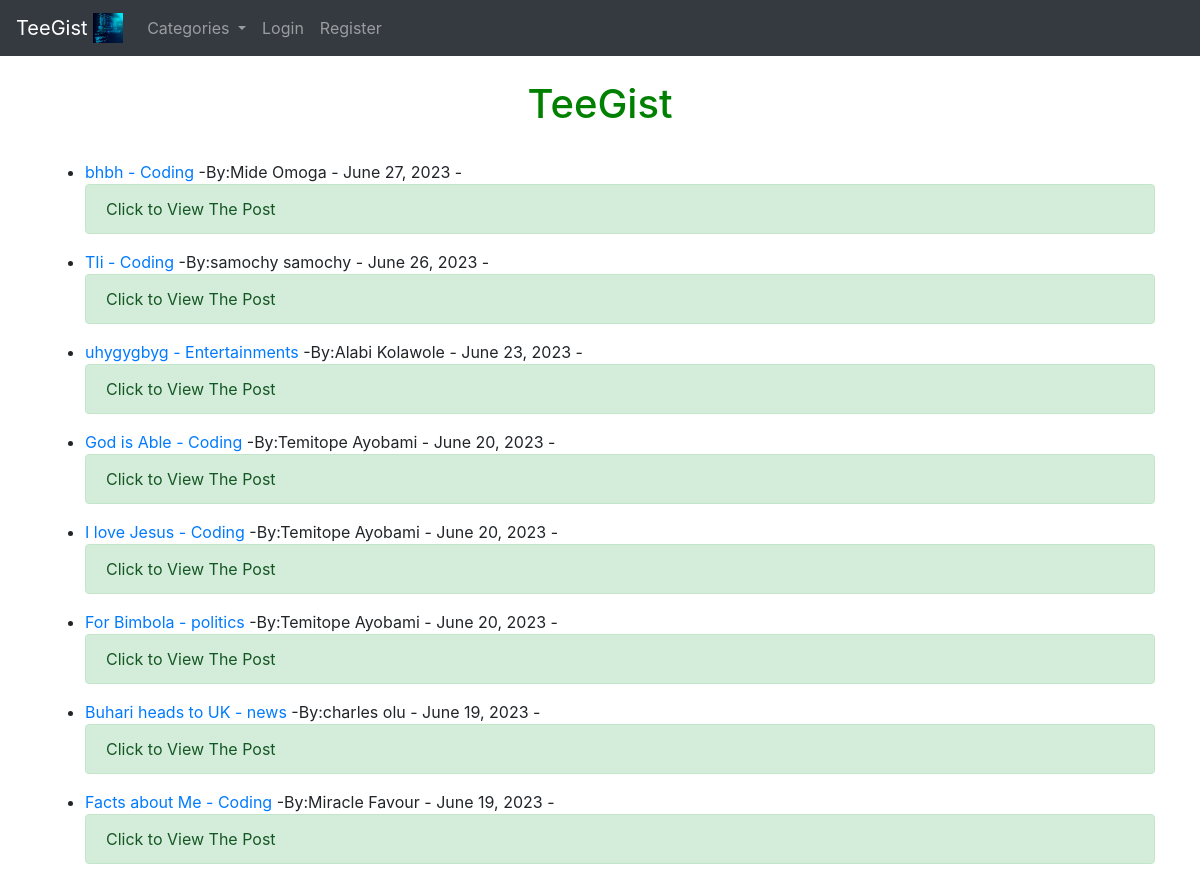
/ (upper part), run on an earlier commit of the app's database.
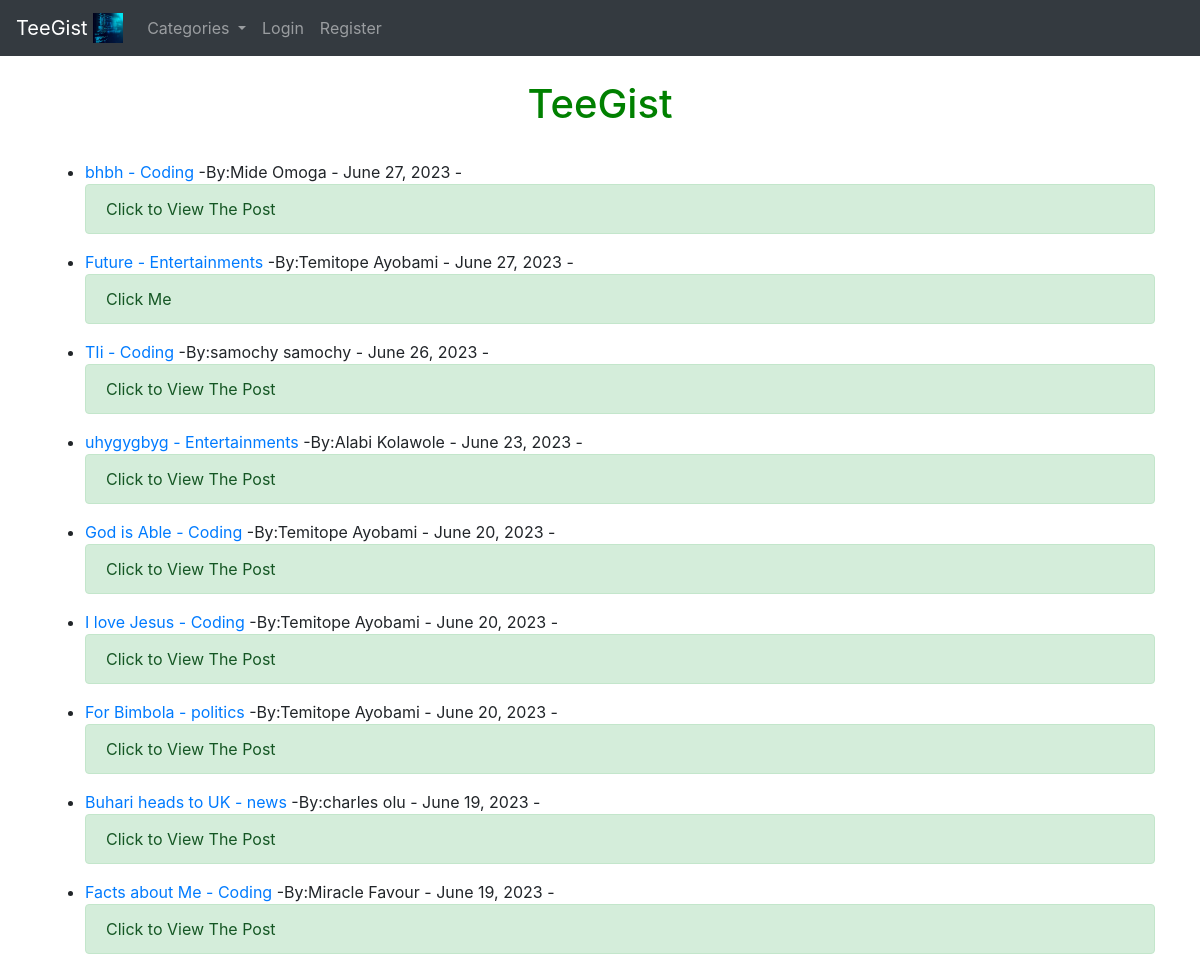
And on a later commit of the database.
### app_folder/models.py (models this page shows, shortened)
class Post(models.Model):
    title = models.CharField(max_length=250)
    upload_image = models.ImageField(null=True, blank=True, upload_to ='images/')
    title_tag = models.CharField(max_length=250, default='This is a blog Web App!')
    author = models.ForeignKey(User, on_delete=models.CASCADE)
    body = RichTextField(blank=True, null=True)
    posted_at = models.DateField(auto_now_add=True)
    category = models.CharField(max_length=255, default='Technology')
    snippet = models.CharField(max_length=255, default="Click to View Post")
    likes = models.ManyToManyField(User, related_name='blog_posts')

### app_folder/views.py (the view)
# urls.py: path('', HomeView.as_view(), name = 'home'),
class HomeView(ListView):
    model = Post
    template_name = 'apps/home.html'
    ordering = ['-posted_at']
    def get_context_data(self, *args, **kwargs):
        cat_menu = Category.objects.all()
        context = super(HomeView, self).get_context_data(*args, **kwargs)
        context["cat_menu"] = cat_menu
        return context

### app_folder/models.py (called while the page is built)
    def __str__(self):
        return self.name

### app_folder/templates/apps/home.html (shortened to what this page needs)
{% extends 'blogs/base.html' %}
{% block content %}
<br/>
<h1 class = "container " style = "color:green; text-align:center;"> TeeGist </h1> <br/>
{% for post in object_list %}
<ul>
<li> <a href = "{% url 'details' post.pk %}">{{ post.title }} </a>
          <a href = "{% url 'category' post.category|slugify %}">- {{ post.category }}</a>
     -By:{{ post.author.first_name }}
      {{ post.author.last_name }} -
      {{ post.posted_at }} -
 <br/>
</li>
<a href = "{% url 'details' post.pk %}">
     <div class="alert alert-success" role="alert">
          {{ post.snippet }}
     </div>
</a>
</ul>
{% endfor %}
{% endblock %}

What changed in the data, as far as the page shows it:
added Post: title "Future", category "Entertainments", author.first_name "Temitope", author.last_name "Ayobami", posted_at "June 27, 2023", snippet "Click Me"
